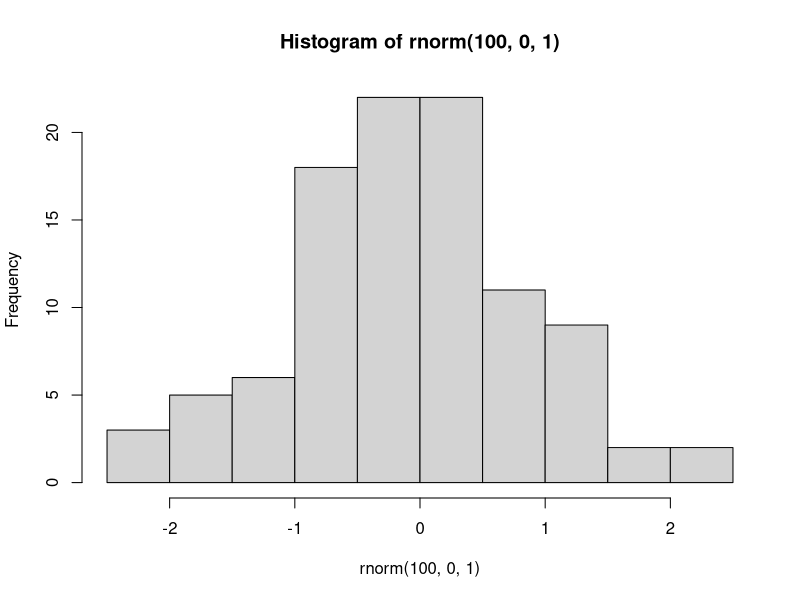

Reproduce this figure in R.
## ---- chunk 1
#An R code chunk
1+1
mean(1:10)
## ---- chunk 2
hist(rnorm(100,0,1))
## ---- chunk 3
# code is not displayed
seq(1:5)
